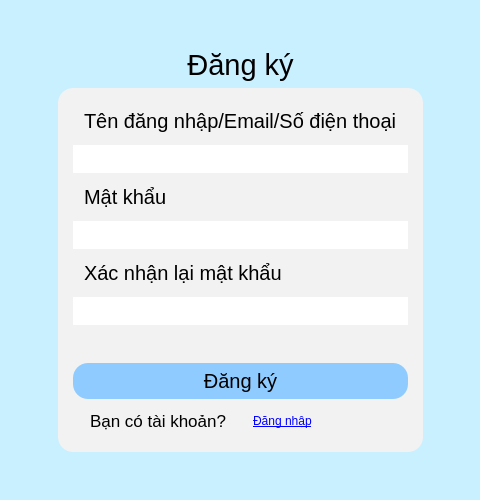
<?xml version="1.0" encoding="UTF-8"?>
<ui version="4.0">
 <class>Dialog</class>
 <widget class="QDialog" name="Dialog">
  <property name="geometry">
   <rect>
    <x>0</x>
    <y>0</y>
    <width>480</width>
    <height>500</height>
   </rect>
  </property>
  <property name="minimumSize">
   <size>
    <width>480</width>
    <height>500</height>
   </size>
  </property>
  <property name="windowTitle">
   <string>Dialog</string>
  </property>
  <property name="styleSheet">
   <string notr="true">background-color: rgb(201, 240, 255);</string>
  </property>
  <layout class="QGridLayout" name="gridLayout">
   <item row="2" column="1">
    <widget class="QFrame" name="frame">
     <property name="styleSheet">
      <string notr="true">background-color: rgb(242, 242, 242);
border-color: rgb(68, 120, 201);

border-radius: 15px;
padding: 6px;
</string>
     </property>
     <property name="frameShape">
      <enum>QFrame::StyledPanel</enum>
     </property>
     <property name="frameShadow">
      <enum>QFrame::Raised</enum>
     </property>
     <layout class="QVBoxLayout" name="verticalLayout_2">
      <item>
       <widget class="QLabel" name="label_6">
        <property name="font">
         <font>
          <pointsize>15</pointsize>
         </font>
        </property>
        <property name="styleSheet">
         <string notr="true">color: rgb(0,0,0);</string>
        </property>
        <property name="text">
         <string>Tên đăng nhập/Email/Số điện thoại</string>
        </property>
       </widget>
      </item>
      <item>
       <widget class="QLineEdit" name="reg_name">
        <property name="styleSheet">
         <string notr="true">background-color: rgb(255, 255, 255);
color: rgb(0, 0, 0);
border-color: rgb(0, 0, 0);</string>
        </property>
       </widget>
      </item>
      <item>
       <widget class="QLabel" name="label_7">
        <property name="font">
         <font>
          <pointsize>15</pointsize>
         </font>
        </property>
        <property name="styleSheet">
         <string notr="true">color: rgb(0,0,0);</string>
        </property>
        <property name="text">
         <string>Mật khẩu</string>
        </property>
       </widget>
      </item>
      <item>
       <widget class="QLineEdit" name="reg_pass">
        <property name="styleSheet">
         <string notr="true">background-color: rgb(255, 255, 255);
color: rgb(0, 0, 0);
border-color: rgb(0, 0, 0);</string>
        </property>
       </widget>
      </item>
      <item>
       <widget class="QLabel" name="label_8">
        <property name="font">
         <font>
          <pointsize>15</pointsize>
         </font>
        </property>
        <property name="styleSheet">
         <string notr="true">color: rgb(0,0,0);</string>
        </property>
        <property name="text">
         <string>Xác nhận lại mật khẩu</string>
        </property>
       </widget>
      </item>
      <item>
       <widget class="QLineEdit" name="conf_pass">
        <property name="styleSheet">
         <string notr="true">background-color: rgb(255, 255, 255);
color: rgb(0, 0, 0);
border-color: rgb(0, 0, 0);</string>
        </property>
       </widget>
      </item>
      <item alignment="Qt::AlignHCenter|Qt::AlignVCenter">
       <widget class="QLabel" name="warn_reg">
        <property name="styleSheet">
         <string notr="true">color: rgb(252, 59, 61);
background-color: rgb(242, 242, 242);
</string>
        </property>
        <property name="text">
         <string/>
        </property>
        <property name="alignment">
         <set>Qt::AlignCenter</set>
        </property>
       </widget>
      </item>
      <item>
       <widget class="QPushButton" name="btn_reg">
        <property name="font">
         <font>
          <pointsize>15</pointsize>
         </font>
        </property>
        <property name="styleSheet">
         <string notr="true">QPushButton {
background-color: rgb(143, 203, 255);
color: rgb(0,0,0);
border-radius: 15px;
padding: 6px;
}

QPushButton:hover {
background-color: rgb(100, 180, 255);
}

QPushButton:disabled {
    background-color: rgb(230, 230, 230); /* Màu nền xám nhạt */
    color: rgb(150, 150, 150);
}

QPushButton:pressed {
background-color: rgb(71, 163, 255);
}</string>
        </property>
        <property name="text">
         <string>Đăng ký</string>
        </property>
       </widget>
      </item>
      <item>
       <layout class="QHBoxLayout" name="horizontalLayout_2">
        <item alignment="Qt::AlignRight|Qt::AlignVCenter">
         <widget class="QLabel" name="label_9">
          <property name="font">
           <font>
            <pointsize>13</pointsize>
           </font>
          </property>
          <property name="styleSheet">
           <string notr="true">color: rgb(0,0,0);</string>
          </property>
          <property name="text">
           <string>Bạn có tài khoản?</string>
          </property>
         </widget>
        </item>
        <item alignment="Qt::AlignLeft|Qt::AlignVCenter">
         <widget class="QLabel" name="lbl_log">
          <property name="styleSheet">
           <string notr="true">color: rgb(33, 66, 255);</string>
          </property>
          <property name="text">
           <string>&lt;a href=&quot;#&quot;&gt;Đăng nhập&lt;/a&gt;</string>
          </property>
         </widget>
        </item>
       </layout>
      </item>
     </layout>
    </widget>
   </item>
   <item row="1" column="1">
    <widget class="QLabel" name="label">
     <property name="font">
      <font>
       <pointsize>22</pointsize>
      </font>
     </property>
     <property name="styleSheet">
      <string notr="true">color: rgb(0,0,0);</string>
     </property>
     <property name="text">
      <string>Đăng ký</string>
     </property>
     <property name="alignment">
      <set>Qt::AlignCenter</set>
     </property>
    </widget>
   </item>
   <item row="2" column="2">
    <spacer name="horizontalSpacer_2">
     <property name="orientation">
      <enum>Qt::Horizontal</enum>
     </property>
     <property name="sizeHint" stdset="0">
      <size>
       <width>40</width>
       <height>20</height>
      </size>
     </property>
    </spacer>
   </item>
   <item row="0" column="1">
    <spacer name="verticalSpacer">
     <property name="orientation">
      <enum>Qt::Vertical</enum>
     </property>
     <property name="sizeHint" stdset="0">
      <size>
       <width>20</width>
       <height>40</height>
      </size>
     </property>
    </spacer>
   </item>
   <item row="2" column="0">
    <spacer name="horizontalSpacer">
     <property name="orientation">
      <enum>Qt::Horizontal</enum>
     </property>
     <property name="sizeHint" stdset="0">
      <size>
       <width>40</width>
       <height>20</height>
      </size>
     </property>
    </spacer>
   </item>
   <item row="3" column="1">
    <spacer name="verticalSpacer_2">
     <property name="orientation">
      <enum>Qt::Vertical</enum>
     </property>
     <property name="sizeHint" stdset="0">
      <size>
       <width>20</width>
       <height>40</height>
      </size>
     </property>
    </spacer>
   </item>
  </layout>
 </widget>
 <resources/>
 <connections/>
</ui>
